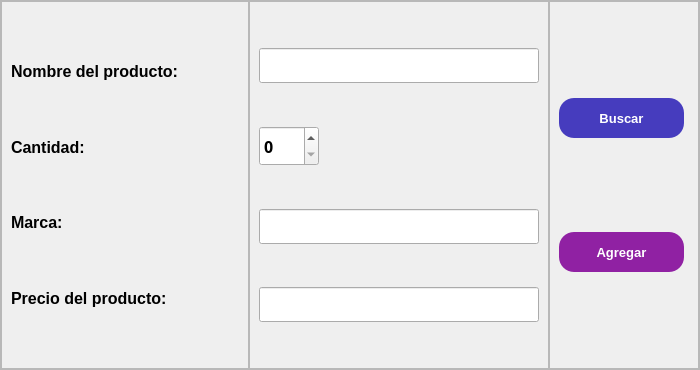
                           <widget class="QFrame" name="frmDatosIzq">
                            <property name="minimumSize">
                             <size>
                              <width>700</width>
                              <height>0</height>
                             </size>
                            </property>
                            <property name="maximumSize">
                             <size>
                              <width>16777215</width>
                              <height>500</height>
                             </size>
                            </property>
                            <property name="frameShape">
                             <enum>QFrame::StyledPanel</enum>
                            </property>
                            <property name="frameShadow">
                             <enum>QFrame::Raised</enum>
                            </property>
                            <layout class="QHBoxLayout" name="horizontalLayout_7">
                             <property name="spacing">
                              <number>0</number>
                             </property>
                             <property name="leftMargin">
                              <number>0</number>
                             </property>
                             <property name="topMargin">
                              <number>0</number>
                             </property>
                             <property name="rightMargin">
                              <number>0</number>
                             </property>
                             <property name="bottomMargin">
                              <number>0</number>
                             </property>
                             <item>
                              <widget class="QFrame" name="frame_9">
                               <property name="minimumSize">
                                <size>
                                 <width>0</width>
                                 <height>0</height>
                                </size>
                               </property>
                               <property name="maximumSize">
                                <size>
                                 <width>260</width>
                                 <height>500</height>
                                </size>
                               </property>
                               <property name="frameShape">
                                <enum>QFrame::StyledPanel</enum>
                               </property>
                               <property name="frameShadow">
                                <enum>QFrame::Raised</enum>
                               </property>
                               <layout class="QVBoxLayout" name="verticalLayout_37">
                                <item>
                                 <spacer name="verticalSpacer_4">
                                  <property name="orientation">
                                   <enum>Qt::Vertical</enum>
                                  </property>
                                  <property name="sizeHint" stdset="0">
                                   <size>
                                    <width>20</width>
                                    <height>43</height>
                                   </size>
                                  </property>
                                 </spacer>
                                </item>
                                <item>
                                 <widget class="QLabel" name="label_22">
                                  <property name="font">
                                   <font>
                                    <family>MS Sans Serif</family>
                                    <pointsize>12</pointsize>
                                    <weight>75</weight>
                                    <bold>true</bold>
                                   </font>
                                  </property>
                                  <property name="text">
                                   <string>Nombre del producto:</string>
                                  </property>
                                 </widget>
                                </item>
                                <item>
                                 <spacer name="verticalSpacer_9">
                                  <property name="orientation">
                                   <enum>Qt::Vertical</enum>
                                  </property>
                                  <property name="sizeHint" stdset="0">
                                   <size>
                                    <width>20</width>
                                    <height>42</height>
                                   </size>
                                  </property>
                                 </spacer>
                                </item>
                                <item>
                                 <widget class="QLabel" name="label_23">
                                  <property name="font">
                                   <font>
                                    <family>MS Sans Serif</family>
                                    <pointsize>12</pointsize>
                                    <weight>75</weight>
                                    <bold>true</bold>
                                   </font>
                                  </property>
                                  <property name="text">
                                   <string>Cantidad:</string>
                                  </property>
                                 </widget>
                                </item>
                                <item>
                                 <spacer name="verticalSpacer_8">
                                  <property name="orientation">
                                   <enum>Qt::Vertical</enum>
                                  </property>
                                  <property name="sizeHint" stdset="0">
                                   <size>
                                    <width>20</width>
                                    <height>43</height>
                                   </size>
                                  </property>
                                 </spacer>
                                </item>
                                <item>
                                 <widget class="QLabel" name="label_24">
                                  <property name="font">
                                   <font>
                                    <family>MS Sans Serif</family>
                                    <pointsize>12</pointsize>
                                    <weight>75</weight>
                                    <bold>true</bold>
                                   </font>
                                  </property>
                                  <property name="text">
                                   <string>Marca: </string>
                                  </property>
                                 </widget>
                                </item>
                                <item>
                                 <spacer name="verticalSpacer_7">
                                  <property name="orientation">
                                   <enum>Qt::Vertical</enum>
                                  </property>
                                  <property name="sizeHint" stdset="0">
                                   <size>
                                    <width>20</width>
                                    <height>42</height>
                                   </size>
                                  </property>
                                 </spacer>
                                </item>
                                <item>
                                 <widget class="QLabel" name="label_25">
                                  <property name="font">
                                   <font>
                                    <family>MS Sans Serif</family>
                                    <pointsize>12</pointsize>
                                    <weight>75</weight>
                                    <bold>true</bold>
                                   </font>
                                  </property>
                                  <property name="text">
                                   <string>Precio del producto: </string>
                                  </property>
                                 </widget>
                                </item>
                                <item>
                                 <spacer name="verticalSpacer_6">
                                  <property name="orientation">
                                   <enum>Qt::Vertical</enum>
                                  </property>
                                  <property name="sizeHint" stdset="0">
                                   <size>
                                    <width>20</width>
                                    <height>43</height>
                                   </size>
                                  </property>
                                 </spacer>
                                </item>
                               </layout>
                              </widget>
                             </item>
                             <item>
                              <widget class="QFrame" name="frame_10">
                               <property name="maximumSize">
                                <size>
                                 <width>300</width>
                                 <height>500</height>
                                </size>
                               </property>
                               <property name="frameShape">
                                <enum>QFrame::StyledPanel</enum>
                               </property>
                               <property name="frameShadow">
                                <enum>QFrame::Raised</enum>
                               </property>
                               <layout class="QVBoxLayout" name="verticalLayout_36">
                                <item>
                                 <spacer name="verticalSpacer_5">
                                  <property name="orientation">
                                   <enum>Qt::Vertical</enum>
                                  </property>
                                  <property name="sizeHint" stdset="0">
                                   <size>
                                    <width>20</width>
                                    <height>34</height>
                                   </size>
                                  </property>
                                 </spacer>
                                </item>
                                <item>
                                 <widget class="QLineEdit" name="lineEdit">
                                  <property name="minimumSize">
                                   <size>
                                    <width>0</width>
                                    <height>35</height>
                                   </size>
                                  </property>
                                  <property name="maximumSize">
                                   <size>
                                    <width>16777215</width>
                                    <height>16777215</height>
                                   </size>
                                  </property>
                                  <property name="font">
                                   <font>
                                    <family>Lucida Sans</family>
                                    <pointsize>12</pointsize>
                                   </font>
                                  </property>
                                 </widget>
                                </item>
                                <item>
                                 <spacer name="verticalSpacer_10">
                                  <property name="orientation">
                                   <enum>Qt::Vertical</enum>
                                  </property>
                                  <property name="sizeHint" stdset="0">
                                   <size>
                                    <width>20</width>
                                    <height>33</height>
                                   </size>
                                  </property>
                                 </spacer>
                                </item>
                                <item>
                                 <widget class="QSpinBox" name="spinBox">
                                  <property name="minimumSize">
                                   <size>
                                    <width>0</width>
                                    <height>40</height>
                                   </size>
                                  </property>
                                  <property name="maximumSize">
                                   <size>
                                    <width>60</width>
                                    <height>16777215</height>
                                   </size>
                                  </property>
                                  <property name="font">
                                   <font>
                                    <family>Lucida Sans</family>
                                    <pointsize>12</pointsize>
                                    <weight>75</weight>
                                    <bold>true</bold>
                                   </font>
                                  </property>
                                 </widget>
                                </item>
                                <item>
                                 <spacer name="verticalSpacer_11">
                                  <property name="orientation">
                                   <enum>Qt::Vertical</enum>
                                  </property>
                                  <property name="sizeHint" stdset="0">
                                   <size>
                                    <width>20</width>
                                    <height>34</height>
                                   </size>
                                  </property>
                                 </spacer>
                                </item>
                                <item>
                                 <widget class="QLineEdit" name="lineEdit_3">
                                  <property name="minimumSize">
                                   <size>
                                    <width>0</width>
                                    <height>35</height>
                                   </size>
                                  </property>
                                  <property name="font">
                                   <font>
                                    <family>Lucida Sans</family>
                                    <pointsize>12</pointsize>
                                   </font>
                                  </property>
                                 </widget>
                                </item>
                                <item>
                                 <spacer name="verticalSpacer_12">
                                  <property name="orientation">
                                   <enum>Qt::Vertical</enum>
                                  </property>
                                  <property name="sizeHint" stdset="0">
                                   <size>
                                    <width>20</width>
                                    <height>33</height>
                                   </size>
                                  </property>
                                 </spacer>
                                </item>
                                <item>
                                 <widget class="QLineEdit" name="lineEdit_4">
                                  <property name="minimumSize">
                                   <size>
                                    <width>0</width>
                                    <height>35</height>
                                   </size>
                                  </property>
                                  <property name="font">
                                   <font>
                                    <family>Lucida Sans</family>
                                    <pointsize>12</pointsize>
                                   </font>
                                  </property>
                                 </widget>
                                </item>
                                <item>
                                 <spacer name="verticalSpacer_13">
                                  <property name="orientation">
                                   <enum>Qt::Vertical</enum>
                                  </property>
                                  <property name="sizeHint" stdset="0">
                                   <size>
                                    <width>20</width>
                                    <height>34</height>
                                   </size>
                                  </property>
                                 </spacer>
                                </item>
                               </layout>
                              </widget>
                             </item>
                             <item>
                              <widget class="QFrame" name="frame_11">
                               <property name="maximumSize">
                                <size>
                                 <width>150</width>
                                 <height>500</height>
                                </size>
                               </property>
                               <property name="frameShape">
                                <enum>QFrame::StyledPanel</enum>
                               </property>
                               <property name="frameShadow">
                                <enum>QFrame::Raised</enum>
                               </property>
                               <layout class="QVBoxLayout" name="verticalLayout_35">
                                <item>
                                 <spacer name="verticalSpacer_14">
                                  <property name="orientation">
                                   <enum>Qt::Vertical</enum>
                                  </property>
                                  <property name="sizeHint" stdset="0">
                                   <size>
                                    <width>20</width>
                                    <height>87</height>
                                   </size>
                                  </property>
                                 </spacer>
                                </item>
                                <item>
                                 <widget class="QPushButton" name="pushButton_13">
                                  <property name="minimumSize">
                                   <size>
                                    <width>0</width>
                                    <height>40</height>
                                   </size>
                                  </property>
                                  <property name="maximumSize">
                                   <size>
                                    <width>125</width>
                                    <height>50</height>
                                   </size>
                                  </property>
                                  <property name="font">
                                   <font>
                                    <family>MS Sans Serif</family>
                                    <pointsize>10</pointsize>
                                    <weight>75</weight>
                                    <bold>true</bold>
                                   </font>
                                  </property>
                                  <property name="styleSheet">
                                   <string notr="true">background-color: rgb(70, 60, 190);
border-radius: 15px;
color: rgb(255,255,255);</string>
                                  </property>
                                  <property name="text">
                                   <string>Buscar</string>
                                  </property>
                                 </widget>
                                </item>
                                <item>
                                 <spacer name="verticalSpacer_15">
                                  <property name="orientation">
                                   <enum>Qt::Vertical</enum>
                                  </property>
                                  <property name="sizeHint" stdset="0">
                                   <size>
                                    <width>20</width>
                                    <height>88</height>
                                   </size>
                                  </property>
                                 </spacer>
                                </item>
                                <item>
                                 <widget class="QPushButton" name="pushButton_14">
                                  <property name="minimumSize">
                                   <size>
                                    <width>0</width>
                                    <height>40</height>
                                   </size>
                                  </property>
                                  <property name="maximumSize">
                                   <size>
                                    <width>125</width>
                                    <height>16777215</height>
                                   </size>
                                  </property>
                                  <property name="font">
                                   <font>
                                    <family>MS Sans Serif</family>
                                    <pointsize>10</pointsize>
                                    <weight>75</weight>
                                    <bold>true</bold>
                                   </font>
                                  </property>
                                  <property name="styleSheet">
                                   <string notr="true">background-color: rgb(144, 33, 163);
color: rgb(255,255,255);
border-radius:15px;</string>
                                  </property>
                                  <property name="text">
                                   <string>Agregar</string>
                                  </property>
                                 </widget>
                                </item>
                                <item>
                                 <spacer name="verticalSpacer_16">
                                  <property name="orientation">
                                   <enum>Qt::Vertical</enum>
                                  </property>
                                  <property name="sizeHint" stdset="0">
                                   <size>
                                    <width>20</width>
                                    <height>87</height>
                                   </size>
                                  </property>
                                 </spacer>
                                </item>
                               </layout>
                              </widget>
                             </item>
                            </layout>
                           </widget>
